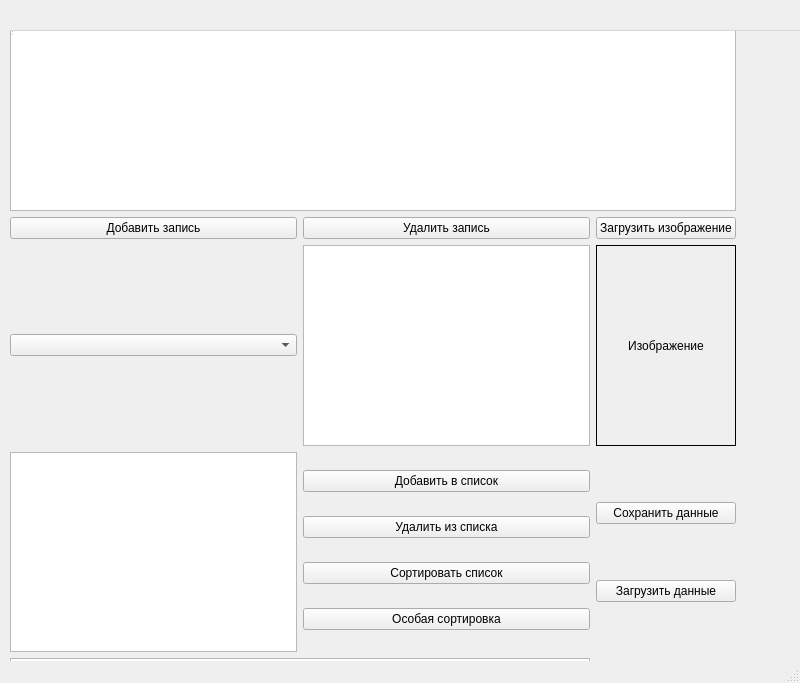
<?xml version="1.0" encoding="UTF-8"?>
<ui version="4.0">
 <class>MainWindow</class>
 <widget class="QMainWindow" name="MainWindow">
  <property name="geometry">
   <rect>
    <x>0</x>
    <y>0</y>
    <width>800</width>
    <height>683</height>
   </rect>
  </property>
  <property name="windowTitle">
   <string>MainWindow</string>
  </property>
  <widget class="QWidget" name="centralwidget">
   <widget class="QWidget" name="centralwidget_2">
    <property name="geometry">
     <rect>
      <x>10</x>
      <y>10</y>
      <width>726</width>
      <height>849</height>
     </rect>
    </property>
    <layout class="QGridLayout" name="gridLayout">
     <item row="0" column="0" colspan="3">
      <widget class="QTableWidget" name="tableWidget"/>
     </item>
     <item row="1" column="0">
      <widget class="QPushButton" name="addButton">
       <property name="text">
        <string>Добавить запись</string>
       </property>
      </widget>
     </item>
     <item row="1" column="1">
      <widget class="QPushButton" name="removeButton">
       <property name="text">
        <string>Удалить запись</string>
       </property>
      </widget>
     </item>
     <item row="1" column="2">
      <widget class="QPushButton" name="loadImageButton">
       <property name="text">
        <string>Загрузить изображение</string>
       </property>
      </widget>
     </item>
     <item row="2" column="0">
      <widget class="QComboBox" name="comboBox"/>
     </item>
     <item row="2" column="1">
      <widget class="QListView" name="listView"/>
     </item>
     <item row="2" column="2">
      <widget class="QLabel" name="imageLabel">
       <property name="frameShape">
        <enum>QFrame::Shape::Box</enum>
       </property>
       <property name="text">
        <string>Изображение</string>
       </property>
       <property name="alignment">
        <set>Qt::AlignmentFlag::AlignCenter</set>
       </property>
      </widget>
     </item>
     <item row="3" column="0">
      <widget class="QListWidget" name="listWidget"/>
     </item>
     <item row="3" column="1">
      <layout class="QVBoxLayout" name="verticalLayout">
       <item>
        <widget class="QPushButton" name="addListButton">
         <property name="text">
          <string>Добавить в список</string>
         </property>
        </widget>
       </item>
       <item>
        <widget class="QPushButton" name="removeListButton">
         <property name="text">
          <string>Удалить из списка</string>
         </property>
        </widget>
       </item>
       <item>
        <widget class="QPushButton" name="sortListButton">
         <property name="text">
          <string>Сортировать список</string>
         </property>
        </widget>
       </item>
       <item>
        <widget class="QPushButton" name="customSortButton">
         <property name="text">
          <string>Особая сортировка</string>
         </property>
        </widget>
       </item>
      </layout>
     </item>
     <item row="3" column="2">
      <layout class="QVBoxLayout" name="verticalLayout_2">
       <item>
        <widget class="QPushButton" name="saveButton">
         <property name="text">
          <string>Сохранить данные</string>
         </property>
        </widget>
       </item>
       <item>
        <widget class="QPushButton" name="loadButton">
         <property name="text">
          <string>Загрузить данные</string>
         </property>
        </widget>
       </item>
      </layout>
     </item>
     <item row="4" column="0" colspan="2">
      <widget class="QPlainTextEdit" name="plainTextEdit">
       <property name="placeholderText">
        <string>Введите данные в формате: Фамилия,Время,IP (каждая запись с новой строки)</string>
       </property>
      </widget>
     </item>
     <item row="4" column="2">
      <widget class="QPushButton" name="loadFromTextButton">
       <property name="text">
        <string>Загрузить из текста</string>
       </property>
      </widget>
     </item>
    </layout>
   </widget>
   <widget class="QMenuBar" name="menubar_2">
    <property name="geometry">
     <rect>
      <x>10</x>
      <y>10</y>
      <width>800</width>
      <height>21</height>
     </rect>
    </property>
   </widget>
   <widget class="QStatusBar" name="statusbar_2">
    <property name="geometry">
     <rect>
      <x>10</x>
      <y>10</y>
      <width>3</width>
      <height>27</height>
     </rect>
    </property>
   </widget>
  </widget>
  <widget class="QMenuBar" name="menubar">
   <property name="geometry">
    <rect>
     <x>0</x>
     <y>0</y>
     <width>800</width>
     <height>24</height>
    </rect>
   </property>
  </widget>
  <widget class="QStatusBar" name="statusbar"/>
 </widget>
 <resources/>
 <connections/>
</ui>
